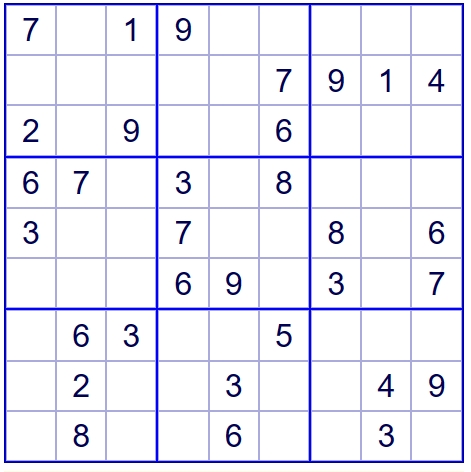
#> input picture example1.png, 471 x 472 px
$ python MyTools.py
#> lines starting #> are read from the running program, lines starting #| are printed output that depends on the picture; after the words box and inside, x2 and y2 are one past the last pixel; in counts of white or black regions, pixels touching at a corner belong together
import cv2
import numpy as np
from PIL import Image, ImageDraw, ImageFont
import random
import os


class MyTools:
    # [88 lines left out: functions genrate_train_sample, genrate_test_sample, not called in this run]
                    # cv2.imshow("b", box)
                    # cv2.waitKey(0)

    def genrate_test_sample2():
        """
        使用两个数独作为例子，裁切出数字用作测试用例，并输出文件，数字有重复，需人工筛选
        """
        file_list = ["example1.png", "example2.png"]
        # 预处理
        for file_name in file_list:
            image = cv2.imread(file_name)
#> image is the input picture: shape (472, 471, 3); mean B, G, R 245.9, 235.7, 235.6
            gray_image = cv2.cvtColor(image, cv2.COLOR_BGR2GRAY)
            _, binary_image = cv2.threshold(gray_image, 127, 255, cv2.THRESH_BINARY_INV)
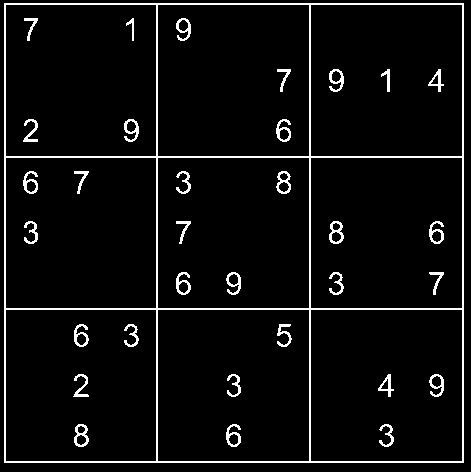
#> binary_image: shape (472, 471); 5.2% white in thin lines or dots

            # 裁掉边框外的无用像素
            blurred_image = cv2.GaussianBlur(binary_image, (5, 5), 0)
            edged_image = cv2.Canny(blurred_image, 30, 150)
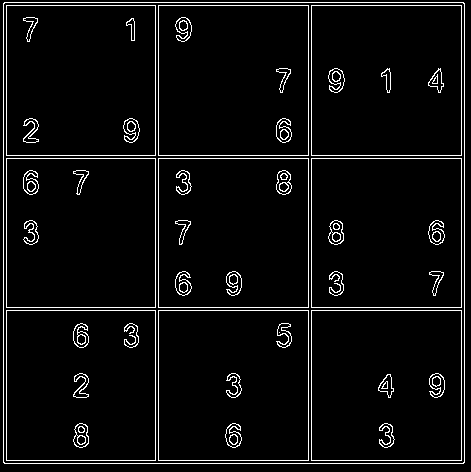
#> edged_image: shape (472, 471); 4.9% white in thin lines or dots
            contours, _ = cv2.findContours(edged_image.copy(), cv2.RETR_EXTERNAL, cv2.CHAIN_APPROX_SIMPLE)
#> contours = 1 item
            largest_contour = max(contours, key=cv2.contourArea)
#> largest_contour = [[4, 2], [3, 3], [3, 462], [4, 463], [463, 463], [464, 462], [464, 3], [463, 2]]
            column, row, width, height = cv2.boundingRect(largest_contour)
#> column = 3; row = 2; width = 462; height = 462
            binary_image = binary_image[row : row + height, column : column + width]
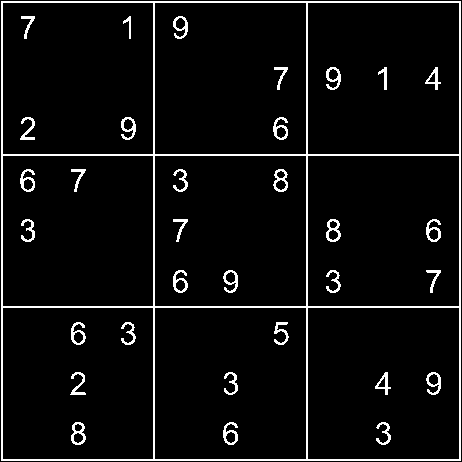
#> binary_image: shape (462, 462); 5.4% white in thin lines or dots
            box_size = height // 9
#> box_size = 51

            # 获取线条
            lines = cv2.HoughLinesP(binary_image, 1, np.pi / 180, threshold=100, minLineLength=5, maxLineGap=10)
#> lines = 16 rows, first 6: [1, 154, 460, 154], [459, 460, 459, 1], [1, 460, 1, 1], [2, 460, 2, 1], [3, 307, 460, 307], [153, 460, 153, 1]
            # 在原图上绘制抹去检测到的线条
            for line in lines:
                x1, y1, x2, y2 = line[0]
                cv2.line(binary_image, (x1, y1), (x2, y2), 0, 5)
#> this loop made 16 passes
#> (x1, y1, x2, y2) on passes 1 to 12: (1, 154, 460, 154), (459, 460, 459, 1), (1, 460, 1, 1), (2, 460, 2, 1), (3, 307, 460, 307), (153, 460, 153, 1), (460, 460, 460, 1), (306, 460, 306, 1), (3, 459, 458, 459), (3, 460, 458, 460), (3, 155, 458, 155), (3, 306, 458, 306)
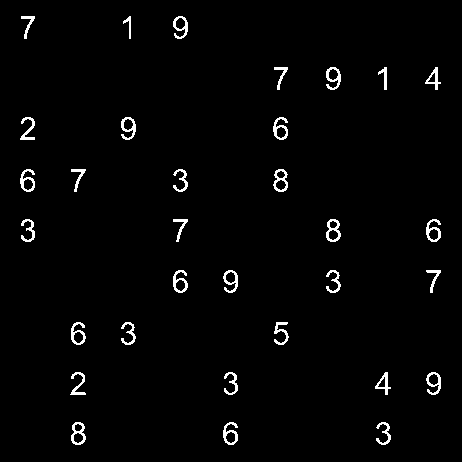
#> binary_image: shape (462, 462); 2% white in thin lines or dots, all inside (x1, y1, x2, y2) = (20, 16, 441, 445)

            # 检测文字边界并裁剪填入sub_board
            blurred_image = cv2.GaussianBlur(binary_image, (5, 5), 0)
#> blurred_image: shape (462, 462)
            edged_image = cv2.Canny(blurred_image, 30, 150)
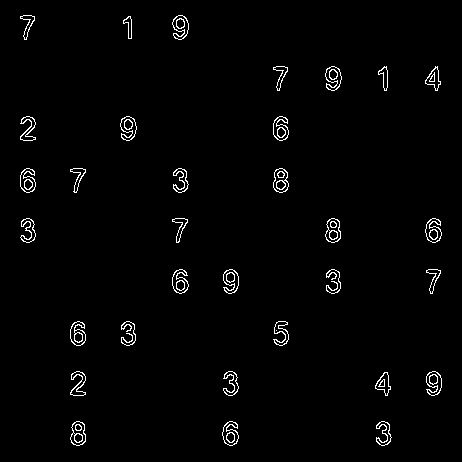
#> edged_image: shape (462, 462); 1.7% white in thin lines or dots, all inside (x1, y1, x2, y2) = (20, 15, 442, 446)
            contours, _ = cv2.findContours(edged_image.copy(), cv2.RETR_EXTERNAL, cv2.CHAIN_APPROX_SIMPLE)
#> contours = 32 contours; largest, box (x1, y1, x2, y2) and area: (273, 168, 289, 193) 286, (70, 421, 86, 446) 282, (325, 218, 341, 243) 282, (172, 15, 189, 40) 261, (222, 421, 239, 446) 259
            for c in contours:
                column, row, width, height = cv2.boundingRect(c)
                i = row // box_size
                j = column // box_size
                sub_boards = cv2.resize(binary_image[row : row + height, column : column + width], (20, 30))
                cv2.imwrite(f"./test sample/{i},{j}_{file_name}.png", sub_boards)
#> this loop made 32 passes
#> (column, row, width, height, i, j) on passes 1 to 12: (376, 421, 16, 25, 8, 7), (222, 421, 17, 25, 8, 4), (70, 421, 16, 25, 8, 1), (375, 372, 16, 24, 7, 7), (426, 371, 16, 25, 7, 8), (223, 371, 16, 25, 7, 4), (70, 371, 16, 25, 7, 1), (273, 321, 16, 25, 6, 5), (121, 321, 15, 25, 6, 2), (70, 321, 16, 25, 6, 1), (426, 269, 15, 25, 5, 8), (326, 269, 15, 25, 5, 6)
#> pass 1, in genrate_test_sample2, `sub_boards = cv2.resize(binary_image[row : row + height, column : colu..`:
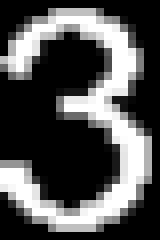
#> sub_boards: shape (30, 20) (shown 8 times larger); min 0, max 255, mean 82.3
#> pass 3, in genrate_test_sample2, `sub_boards = cv2.resize(binary_image[row : row + height, column : colu..`:
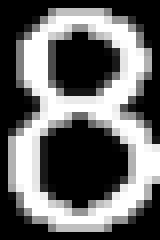
#> sub_boards: shape (30, 20) (shown 8 times larger); min 0, max 255, mean 103.1
#> pass 2 of the loop in genrate_test_sample2, `for file_name in file_list:`:
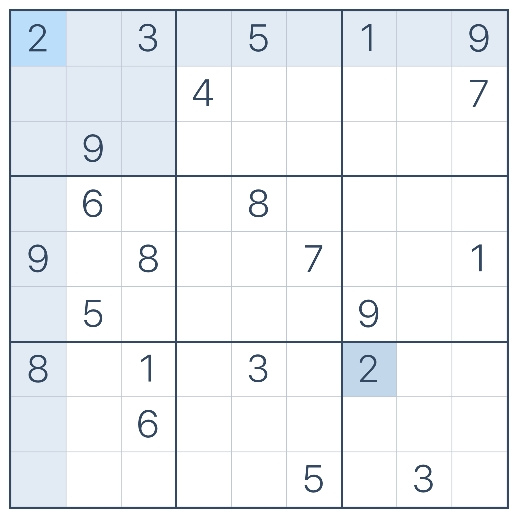
#> input picture example2.png, 516 x 516 px
#> in genrate_test_sample2, image is the input picture: shape (516, 516, 3); mean B, G, R 244.2, 240.9, 237.4
#> gray_image: shape (516, 516)
#> in genrate_test_sample2, `edged_image = cv2.Canny(blurred_image, 30, 150)`:
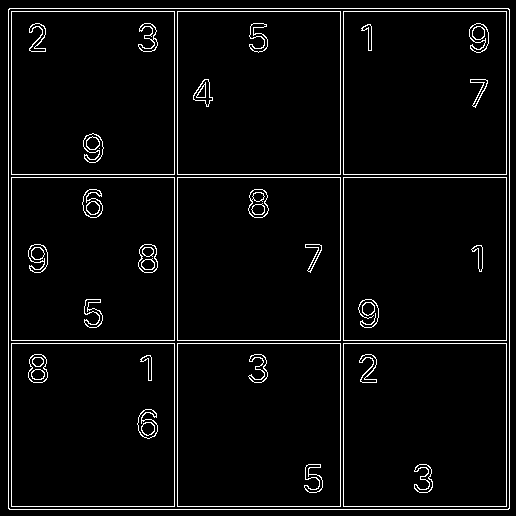
#> edged_image: shape (516, 516); 4.2% white in thin lines or dots
#> in genrate_test_sample2, `contours, _ = cv2.findContours(edged_image.copy(), cv2.RETR_EXTERNAL, ..`: contours = 1 item
#> largest_contour = [[9, 8], [8, 9], [8, 508], [9, 509], [508, 509], [509, 508], [509, 9], [508, 8]]
#> in genrate_test_sample2, `column, row, width, height = cv2.boundingRect(largest_contour)`: column = 8; width = 502
#> box_size = 55
#> lines = 16 rows, first 6: [2, 500, 2, 1], [499, 500, 499, 1], [1, 500, 1, 1], [168, 500, 168, 1], [3, 499, 500, 499], [3, 334, 500, 334]
#> the loop in genrate_test_sample2, `for line in lines:` made 16 passes
#> in genrate_test_sample2, `contours, _ = cv2.findContours(edged_image.copy(), cv2.RETR_EXTERNAL, ..`: contours = 24 contours; largest, box (x1, y1, x2, y2) and area: (240, 181, 261, 210) 447, (130, 236, 150, 265) 442, (20, 346, 40, 375) 438, (74, 181, 95, 210) 379, (129, 401, 150, 431) 376
#> the loop in genrate_test_sample2, `for c in contours:` made 24 passes
#> (column, row, width, height, i, j) on passes 1 to 8: (406, 456, 19, 29, 8, 7), (296, 456, 19, 29, 8, 5), (129, 401, 21, 30, 7, 2), (132, 347, 12, 26, 6, 2), (351, 346, 18, 29, 6, 6), (240, 346, 20, 29, 6, 4), (20, 346, 20, 29, 6, 0), (354, 294, 13, 14, 5, 6)
#> pass 3, in genrate_test_sample2, `sub_boards = cv2.resize(binary_image[row : row + height, column : colu..`:
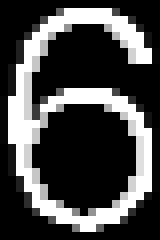
#> sub_boards: shape (30, 20) (shown 8 times larger); min 0, max 255, mean 72.3

MyTools.genrate_test_sample2()
